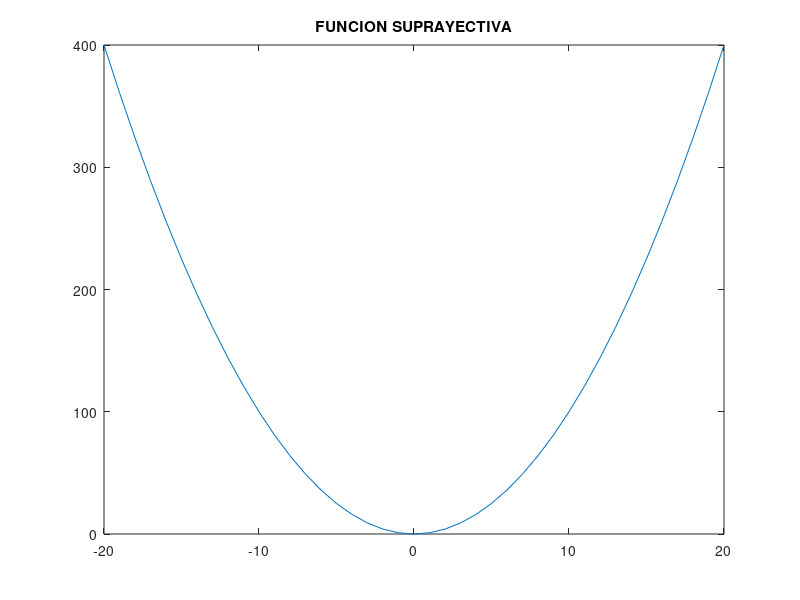

Write the MATLAB code that produced this figure.
%descricion:  para graficar funciones 
%author: Jafet martinez meza 
%fecha: 16/11/2021
%date: 202123653
r=-20:1:20;
ar = @ (r) (r.^2);
%funcion a plotear; 
y=(r.^2);
plot(r,y);
title(['FUNCION SUPRAYECTIVA'])